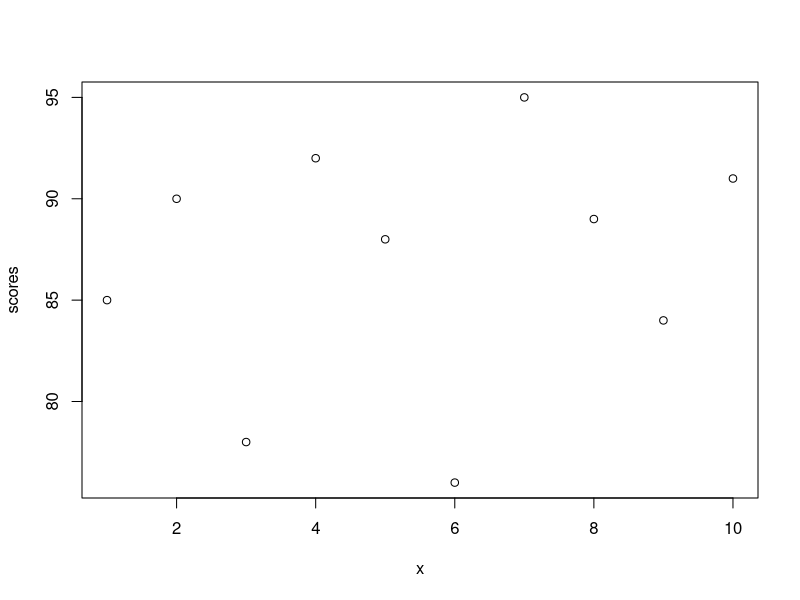
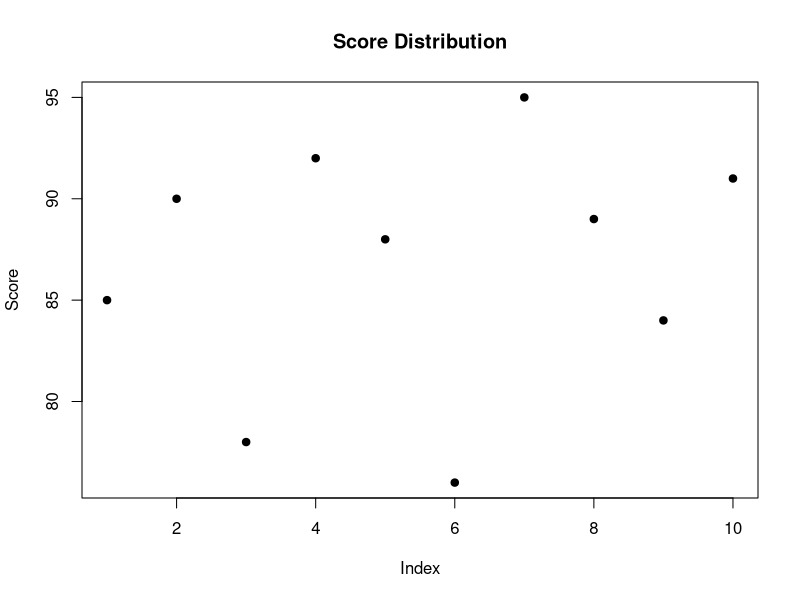
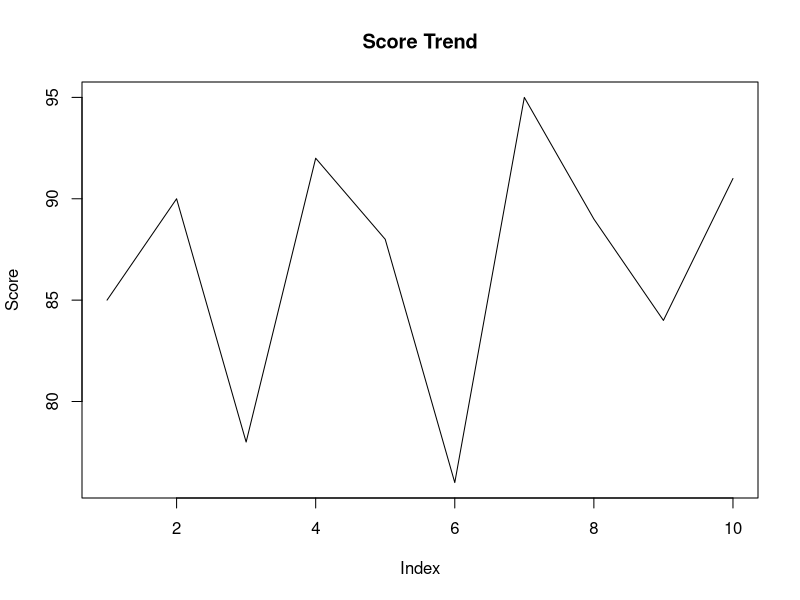
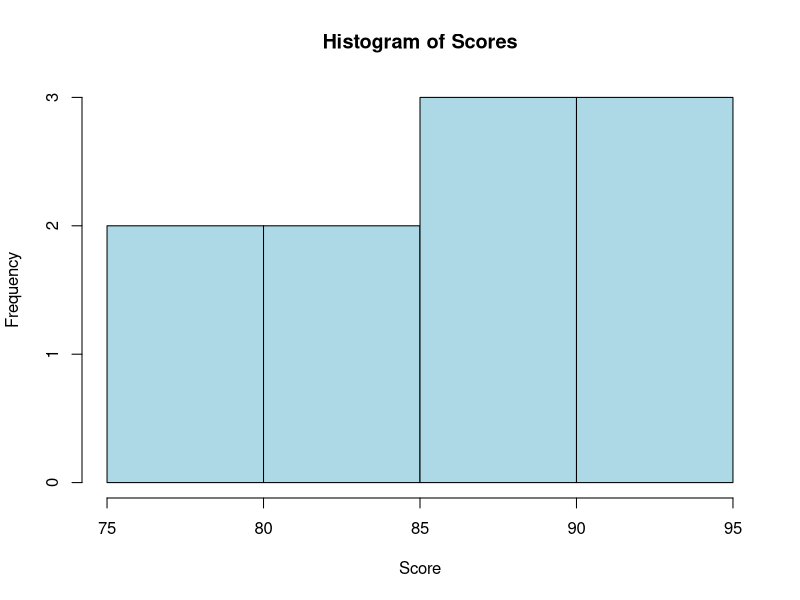
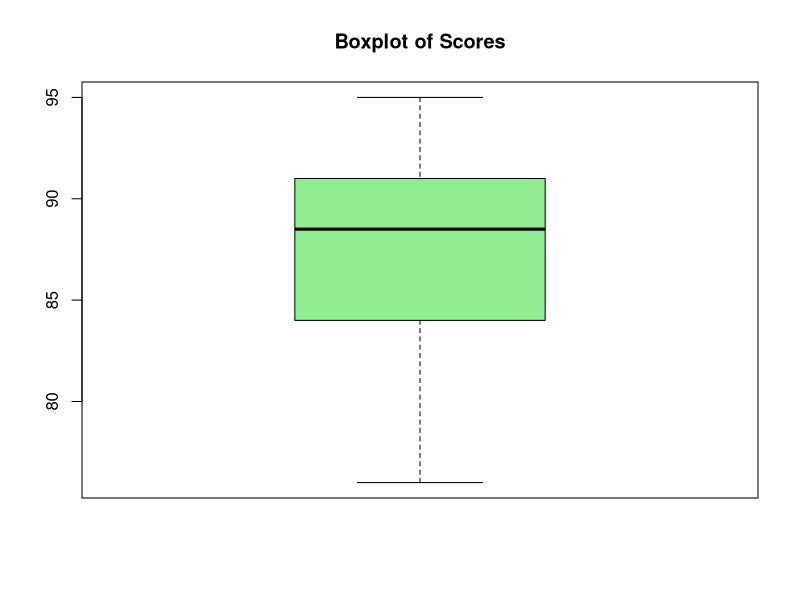
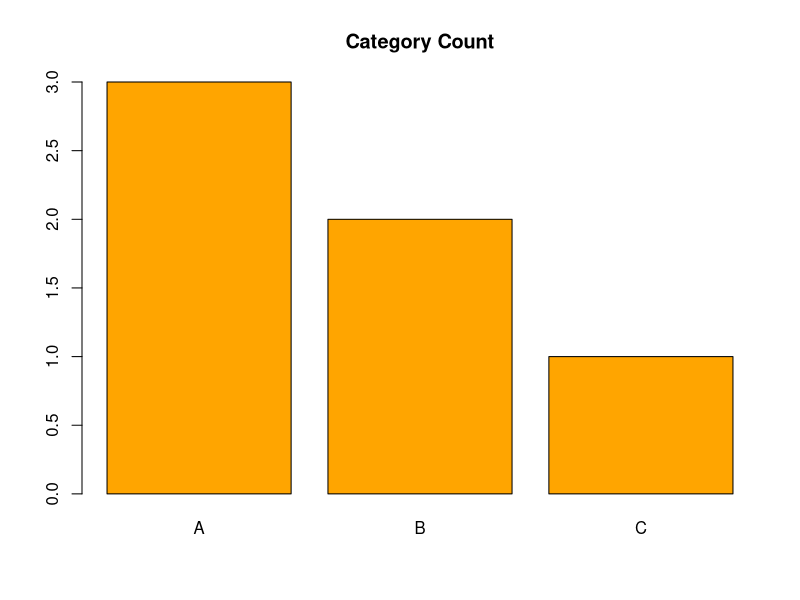
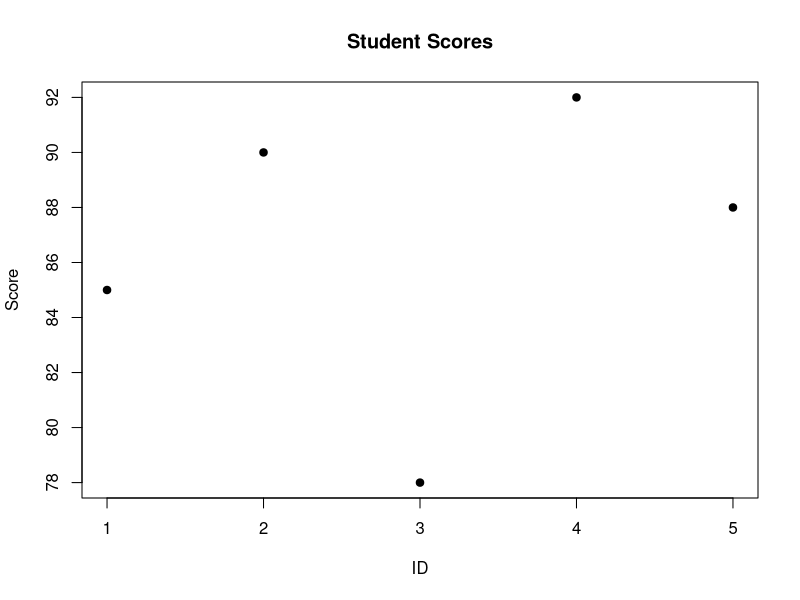

These charts were generated, in order, by the following R code:
############################################################
# 06_visualization.R
# R Basic Manual
#
# Purpose:
# Learn basic data visualization using base R.
############################################################

# ----------------------------------------------------------
# 1. Prepare sample data
# ----------------------------------------------------------

scores <- c(85, 90, 78, 92, 88, 76, 95, 89, 84, 91)


# ----------------------------------------------------------
# 2. Basic scatter plot
# ----------------------------------------------------------

x <- 1:length(scores)

plot(x, scores)


# ----------------------------------------------------------
# 3. Scatter plot with labels
# ----------------------------------------------------------

plot(
  x, scores,
  main = "Score Distribution",
  xlab = "Index",
  ylab = "Score",
  pch = 19
)


# ----------------------------------------------------------
# 4. Line plot
# ----------------------------------------------------------

plot(
  x, scores,
  type = "l",
  main = "Score Trend",
  xlab = "Index",
  ylab = "Score"
)


# ----------------------------------------------------------
# 5. Histogram
# ----------------------------------------------------------

hist(
  scores,
  main = "Histogram of Scores",
  xlab = "Score",
  col = "lightblue"
)


# ----------------------------------------------------------
# 6. Boxplot
# ----------------------------------------------------------

boxplot(
  scores,
  main = "Boxplot of Scores",
  col = "lightgreen"
)


# ----------------------------------------------------------
# 7. Barplot
# ----------------------------------------------------------

counts <- table(c("A", "B", "A", "C", "B", "A"))

barplot(
  counts,
  main = "Category Count",
  col = "orange"
)


# ----------------------------------------------------------
# 8. Plot from data frame
# ----------------------------------------------------------

students <- data.frame(
  id = 1:5,
  score = c(85, 90, 78, 92, 88)
)

plot(
  students$id,
  students$score,
  main = "Student Scores",
  xlab = "ID",
  ylab = "Score",
  pch = 19
)


# ----------------------------------------------------------
# End of script
# ----------------------------------------------------------

print("06_visualization.R finished successfully")
